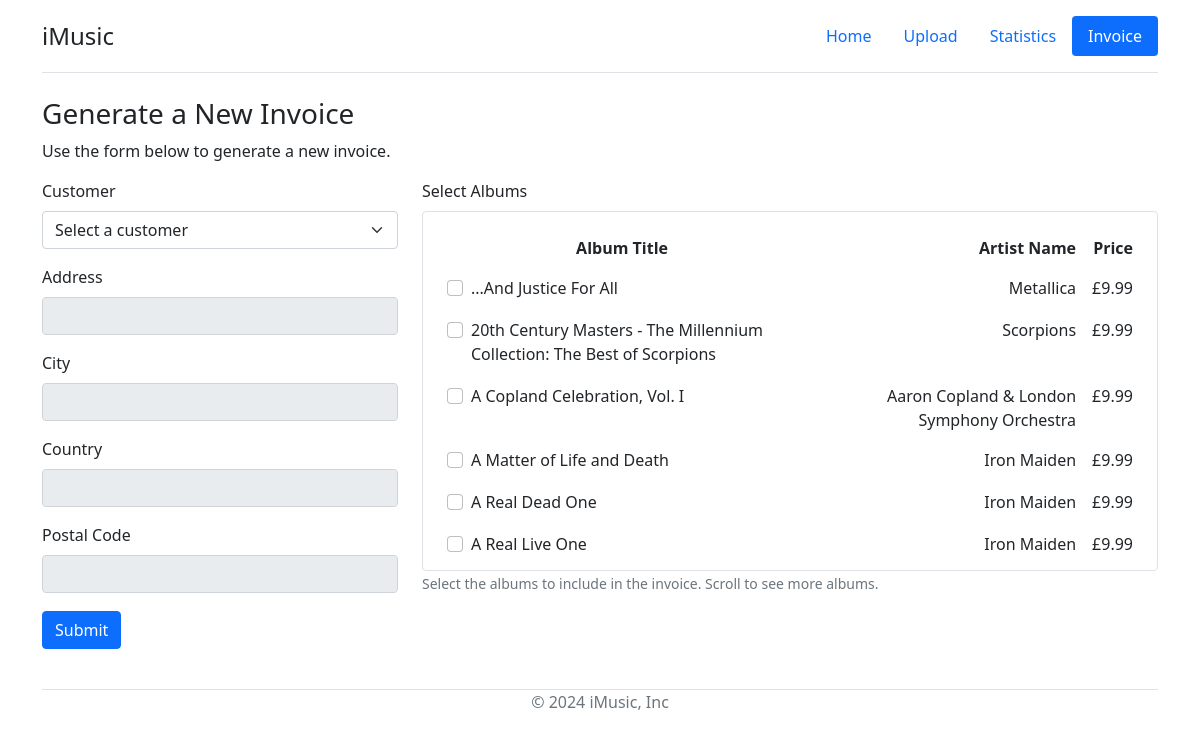
The app's page /invoice/ with its own data.
### tables this page shows
CREATE TABLE [Album]
(
    [AlbumId] INTEGER  NOT NULL,
    [Title] NVARCHAR(160)  NOT NULL,
    [ArtistId] INTEGER  NOT NULL,
    CONSTRAINT [PK_Album] PRIMARY KEY  ([AlbumId]),
    FOREIGN KEY ([ArtistId]) REFERENCES [Artist] ([ArtistId]) 
		ON DELETE NO ACTION ON UPDATE NO ACTION
);

CREATE TABLE [Artist]
(
    [ArtistId] INTEGER  NOT NULL,
    [Name] NVARCHAR(120),
    CONSTRAINT [PK_Artist] PRIMARY KEY  ([ArtistId])
);

### iMusic.py (the view)
@app.route('/invoice/', methods=['GET'])
def invoice():
    customers = get_all_customers()
    albums = get_all_albums()
    return render_template('invoice.html', customers=customers, albums=albums)

### iMusic.py (called while the page is built)
def get_all_customers():
    connection = sqlite3.connect(DB_FILE)
    cursor = connection.cursor()
    cursor.execute("""
        SELECT CustomerId, FirstName, LastName, Address, City, Country, PostalCode
        FROM Customer
        ORDER BY FirstName, LastName
    """)
    customers = [
        {
            'customer_id': row[0],
            'name': f"{row[1]} {row[2].upper()}",
            'address': row[3] or '',
            'city': row[4] or '',
            'country': row[5] or '',
            'postal_code': row[6] or ''
        }
        for row in cursor.fetchall()
    ]
    connection.close()
    return customers

def get_all_albums():
    connection = sqlite3.connect(DB_FILE)
    cursor = connection.cursor()
    cursor.execute("""
        SELECT Album.AlbumId, Album.Title, Artist.Name, 9.99 AS Price
        FROM Album
        JOIN Artist ON Album.ArtistId = Artist.ArtistId
        ORDER BY Album.Title
    """)
    albums = [
        {
            'album_id': row[0],
            'title': row[1],
            'artist': row[2],
            'price': row[3]  # Static price
        }
        for row in cursor.fetchall()
    ]
    connection.close()
    return albums

### templates/invoice.html (shortened to what this page needs)
{% extends 'base.html' %}
{% set active_page = "invoice" %}
{% block content %}
    <h3>Generate a New Invoice</h3>
    <p>Use the form below to generate a new invoice.</p>
    <form action="/generate_invoice/" method="POST">
        <div class="row g-4">
            <section class="col-md-4">
                <label for="customer" class="form-label">Customer</label>
                <select class="form-select" id="customer" name="customer" onchange="updateCustomerDetails()" required>
                    <option value="" selected disabled>Select a customer</option>
                </select>
                <div class="mt-3">
                    <label for="address" class="form-label">Address</label>
                    <input type="text" class="form-control" id="address" name="address" readonly>
                </div>
                <div class="mt-3">
                    <label for="city" class="form-label">City</label>
                    <input type="text" class="form-control" id="city" name="city" readonly>
                </div>
                <div class="mt-3">
                    <label for="country" class="form-label">Country</label>
                    <input type="text" class="form-control" id="country" name="country" readonly>
                </div>
                <div class="mt-3">
                    <label for="postal_code" class="form-label">Postal Code</label>
                    <input type="text" class="form-control" id="postal_code" name="postal_code" readonly>
                </div>
            </section>
            <section class="col-md-8">
                <label for="albums" class="form-label">Select Albums</label>
                <div class="border p-3 rounded" style="max-height: 360px; overflow-y: auto;">
                    <table class="table table-borderless mb-0">
                        <thead>
                            <tr>
                                <th class="text-center">Album Title</th>
                                <th class="text-end">Artist Name</th>
                                <th class="text-end">Price</th>
                            </tr>
                        </thead>
                        <tbody>
                            {% for album in albums %}
                                <tr>
                                    <td>
                                        <div class="form-check">
                                            <input class="form-check-input" type="checkbox" id="album_{{ album.album_id }}" name="albums" value="{{ album.album_id }}">
                                            <label class="form-check-label" for="album_{{ album.album_id }}">
                                                {{ album.title }}
                                            </label>
                                        </div>
                                    </td>
                                    <td class="text-end">{{ album.artist }}</td>
                                    <td class="text-end">£{{ album.price }}</td>
                                </tr>
                            {% endfor %}
                        </tbody>
                    </table>
                </div>
                <small class="form-text text-muted">Select the albums to include in the invoice. Scroll to see more albums.</small>
            </section>
        </div>
        <button type="submit" class="btn btn-primary mt-3">Submit</button>
    </form>
{% endblock %}

### templates/base.html (shortened to what this page needs)
<!DOCTYPE html>
<html lang="en">
<head>
    <link rel="stylesheet" href="{{ url_for('static', filename='css/bootstrap.min.css') }}">
</head>
<body>
<div class="container">
    <header class="d-flex flex-wrap justify-content-center py-3 mb-4 border-bottom">
        <a href="/" class="d-flex align-items-center mb-3 mb-md-0 me-md-auto text-dark text-decoration-none">
            <span class="fs-4">iMusic</span>
        </a>
        <ul class="nav nav-pills">
            <li class="nav-item">
                <a href="/" class="nav-link {% if active_page == 'index' %}active{% endif %}" aria-current="{% if active_page == 'index' %}page{% endif %}">
                    Home
                </a>
            </li>
            <li class="nav-item">
                <a href="/upload/" class="nav-link {% if active_page == 'upload' %}active{% endif %}" aria-current="{% if active_page == 'upload' %}page{% endif %}">
                    Upload
                </a>
            </li>
            <li class="nav-item">
                <a href="/statistics/" class="nav-link {% if active_page == 'statistics' %}active{% endif %}" aria-current="{% if active_page == 'statistics' %}page{% endif %}">
                    Statistics
                </a>
            </li>
            <li class="nav-item">
                <a href="/invoice/" class="nav-link {% if active_page == 'invoice' %}active{% endif %}" aria-current="{% if active_page == 'invoice' %}page{% endif %}">
                    Invoice
                </a>
            </li>
        </ul>
    </header>
    {% block content %}
    {% endblock %}
    <footer class="py-3 my-4">
        <p class="text-center text-muted border-top">&copy; 2024 iMusic, Inc</p>
    </footer>
</div>
</body>
</html>

### records on screen
Album: title "...And Justice For All", artist "Metallica", price "9.99"
Album: title "20th Century Masters - The Millennium Collection: The Best of Scorpions", artist "Scorpions", price "9.99"
Album: title "A Copland Celebration, Vol. I", artist "Aaron Copland & London Symphony Orchestra", price "9.99"
Album: title "A Matter of Life and Death", artist "Iron Maiden", price "9.99"
Album: title "A Real Dead One", artist "Iron Maiden", price "9.99"
Album: title "A Real Live One", artist "Iron Maiden", price "9.99"
